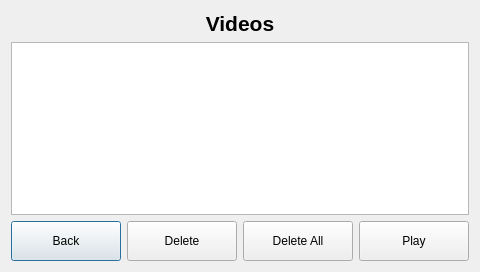
<?xml version="1.0" encoding="UTF-8"?>
<ui version="4.0">
 <class>gallery_dialog</class>
 <widget class="QDialog" name="gallery_dialog">
  <property name="geometry">
   <rect>
    <x>0</x>
    <y>0</y>
    <width>480</width>
    <height>272</height>
   </rect>
  </property>
  <property name="windowTitle">
   <string>Dialog</string>
  </property>
  <layout class="QHBoxLayout" name="horizontalLayout_2">
   <item>
    <layout class="QVBoxLayout" name="verticalLayout">
     <item>
      <widget class="QLabel" name="label">
       <property name="font">
        <font>
         <pointsize>16</pointsize>
         <weight>75</weight>
         <bold>true</bold>
        </font>
       </property>
       <property name="text">
        <string>Videos</string>
       </property>
       <property name="alignment">
        <set>Qt::AlignCenter</set>
       </property>
      </widget>
     </item>
     <item>
      <widget class="QListWidget" name="listWidget"/>
     </item>
     <item>
      <layout class="QHBoxLayout" name="horizontalLayout">
       <item>
        <widget class="QPushButton" name="back_btn">
         <property name="sizePolicy">
          <sizepolicy hsizetype="Preferred" vsizetype="Preferred">
           <horstretch>0</horstretch>
           <verstretch>0</verstretch>
          </sizepolicy>
         </property>
         <property name="minimumSize">
          <size>
           <width>0</width>
           <height>40</height>
          </size>
         </property>
         <property name="text">
          <string>Back</string>
         </property>
        </widget>
       </item>
       <item>
        <widget class="QPushButton" name="pushButton">
         <property name="sizePolicy">
          <sizepolicy hsizetype="Preferred" vsizetype="Preferred">
           <horstretch>0</horstretch>
           <verstretch>0</verstretch>
          </sizepolicy>
         </property>
         <property name="minimumSize">
          <size>
           <width>0</width>
           <height>40</height>
          </size>
         </property>
         <property name="text">
          <string>Delete</string>
         </property>
        </widget>
       </item>
       <item>
        <widget class="QPushButton" name="delete_all_pb">
         <property name="sizePolicy">
          <sizepolicy hsizetype="Preferred" vsizetype="Preferred">
           <horstretch>0</horstretch>
           <verstretch>0</verstretch>
          </sizepolicy>
         </property>
         <property name="text">
          <string>Delete All</string>
         </property>
        </widget>
       </item>
       <item>
        <widget class="QPushButton" name="play_btn">
         <property name="minimumSize">
          <size>
           <width>0</width>
           <height>40</height>
          </size>
         </property>
         <property name="text">
          <string>Play</string>
         </property>
        </widget>
       </item>
      </layout>
     </item>
    </layout>
   </item>
  </layout>
 </widget>
 <resources/>
 <connections/>
</ui>
